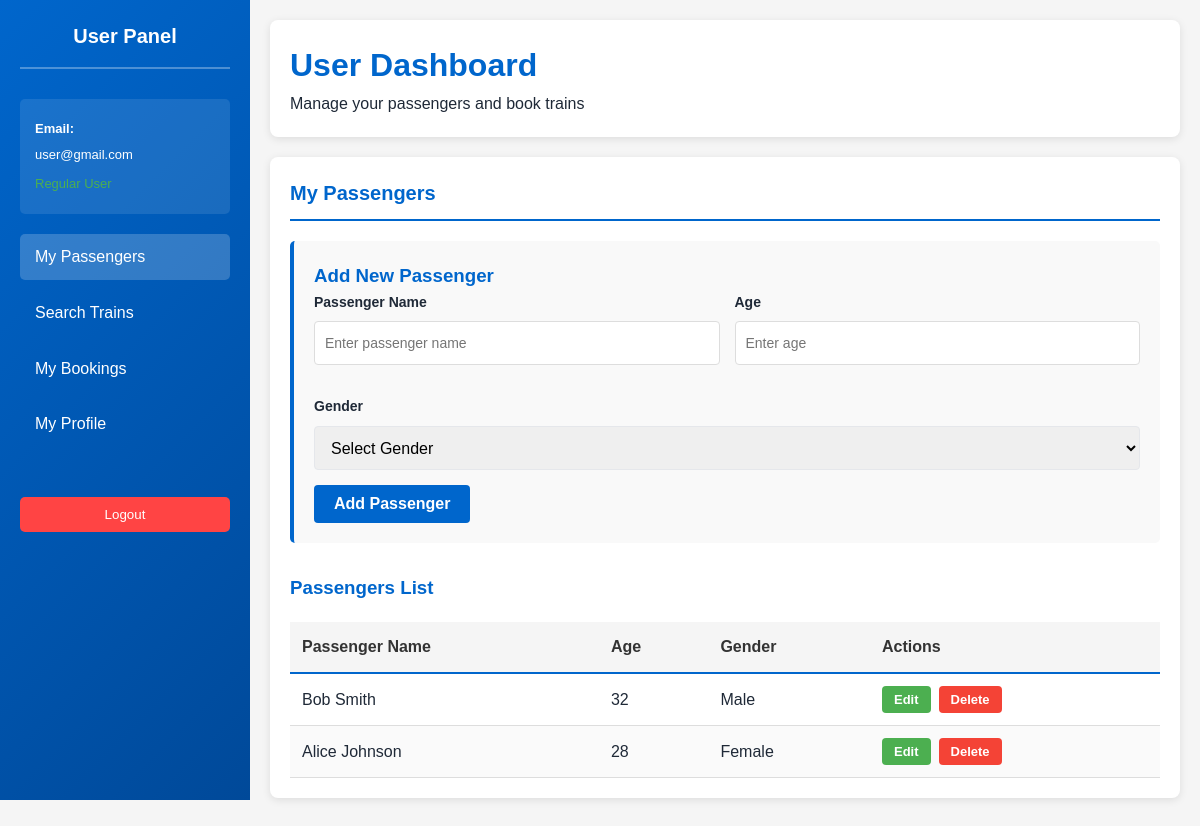
/user_dashboard.php (signed in), run on the app's committed database.
### tables this page shows
CREATE TABLE PASSENGER (
    PassengerID INT PRIMARY KEY AUTO_INCREMENT,
    UserID INT NOT NULL,
    PassengerName VARCHAR(100) NOT NULL,
    Age INT NOT NULL,
    Gender ENUM('Male', 'Female', 'Other') NOT NULL,
    CreatedAt TIMESTAMP DEFAULT CURRENT_TIMESTAMP,
    FOREIGN KEY (UserID) REFERENCES USERS(UserID) ON DELETE CASCADE
);

### user_dashboard.php (the view, shortened to what this page needs)
<?php
$servername = "localhost";
$username = "root";
$password = "";
$dbname = "train_booking";
$conn = new mysqli($servername, $username, $password, $dbname);
$user_id = $_SESSION['user_id'];
$user_email = $_SESSION['email'];
?>
<!DOCTYPE html>
<html lang="en">
<head>
    <link rel="stylesheet" href="style.css">
</head>
<body>
    <div class="user-container">
        <div class="sidebar">
            <h2>User Panel</h2>
            <div class="user-info">
                <p><strong>Email:</strong></p>
                <p><?php echo htmlspecialchars($user_email); ?></p>
                <p style="color: #4CAF50; margin-top: 8px;">Regular User</p>
            </div>
            <ul class="sidebar-menu">
                <li><a href="user_dashboard.php" class="active">My Passengers</a></li>
                <li><a href="search.php">Search Trains</a></li>
                <li><a href="bookings.php">My Bookings</a></li>
                <li><a href="profile.php">My Profile</a></li>
            </ul>
            <form method="POST" action="logout.php" style="margin: 0;">
                <button type="submit" class="logout-btn">Logout</button>
            </form>
        </div>
        <div class="main-content">
            <div class="dashboard-header">
                <h1>User Dashboard</h1>
                <p>Manage your passengers and book trains</p>
            </div>
            <div class="content-section active" id="passengers">
                <h2 class="section-title">My Passengers</h2>
                <div class="form-section">
                    <h3 style="margin-top: 0; color: #0066cc;">Add New Passenger</h3>
                    <form method="POST" action="">
                        <div class="form-row">
                            <div class="form-group">
                                <label for="passenger_name">Passenger Name</label>
                                <input type="text" id="passenger_name" name="passenger_name" required placeholder="Enter passenger name">
                            </div>
                            <div class="form-group">
                                <label for="age">Age</label>
                                <input type="number" id="age" name="age" required placeholder="Enter age" min="1" max="120">
                            </div>
                        </div>
                        <div class="form-group">
                            <label for="gender">Gender</label>
                            <select id="gender" name="gender" required>
                                <option value="">Select Gender</option>
                            </select>
                        </div>
                        <button type="submit" name="add_passenger" class="btn btn-primary">Add Passenger</button>
                    </form>
                </div>
                <h3 style="color: #0066cc; margin-top: 30px;">Passengers List</h3>
                <table>
                    <thead>
                        <tr>
                            <th>Passenger Name</th>
                            <th>Age</th>
                            <th>Gender</th>
                            <th>Actions</th>
                        </tr>
                    </thead>
                    <tbody>
                        <?php
                        $passengers_result = mysqli_query($conn, "SELECT * FROM PASSENGER WHERE UserID = $user_id ORDER BY PassengerID DESC");
                        if (mysqli_num_rows($passengers_result) > 0) {
                            while ($passenger = mysqli_fetch_assoc($passengers_result)) {
                                echo '<tr>';
                                echo '<td>' . htmlspecialchars($passenger['PassengerName']) . '</td>';
                                echo '<td>' . htmlspecialchars($passenger['Age']) . '</td>';
                                echo '<td>' . htmlspecialchars($passenger['Gender']) . '</td>';
                                echo '<td>';
                                echo '<div class="action-buttons">';
                                echo '<button class="btn btn-edit" onclick="editPassenger(' . $passenger['PassengerID'] . ', \'' . addslashes($passenger['PassengerName']) . '\', ' . $passenger['Age'] . ', \'' . $passenger['Gender'] . '\')">Edit</button>';
                                echo '<form method="POST" action="" style="display: inline;">';
                                echo '<button type="submit" name="delete_passenger" class="btn btn-delete" onclick="return confirm(\'Are you sure?\')">Delete</button>';
                                echo '</form>';
                                echo '</div>';
                                echo '</td>';
                                echo '</tr>';
                            }
                        } else {
                            echo '<tr><td colspan="4" style="text-align: center; color: #999;">No passengers added yet</td></tr>';
                        }
                        ?>
                    </tbody>
                </table>
            </div>
        </div>
    </div>
</body>
</html>

### style.css (style rules this page uses)
* { margin: 0; padding: 0; box-sizing: border-box; }
:root { --primary-color: #2563eb; --secondary-color: #1e40af; --success-color: #10b981; --danger-color: #ef4444; --warning-color: #f59e0b; --light-gray: #f3f4f6; --dark-gray: #4b5563; --text-color: #1f2937; --border-color: #e5e7eb; }
body { font-family: 'Segoe UI', Tahoma, Geneva, Verdana, sans-serif; color: var(--text-color); background-image: url('rail.gif'); background-size: cover; background-attachment: fixed; background-repeat: no-repeat; background-position: center center; line-height: 1.6; }
.form-group { display: flex; flex-direction: column; }
.form-group label { margin-bottom: 0.5rem; font-weight: 600; color: var(--text-color); }
.form-group input, .form-group select, .form-group textarea { padding: 0.75rem; border: 1px solid var(--border-color); border-radius: 4px; font-size: 1rem; font-family: inherit; transition: border-color 0.3s ease, box-shadow 0.3s ease; }
.form-group input, .form-group select { height: 44px; }
.btn { padding: 0.75rem 1.5rem; border: none; border-radius: 4px; font-size: 1rem; cursor: pointer; transition: all 0.3s ease; font-weight: 600; text-decoration: none; display: inline-block; }
.btn-primary { background-color: var(--primary-color); color: white; }
a { color: var(--primary-color); text-decoration: none; transition: color 0.3s ease; }

### user_dashboard.php (style rules this page uses)
* { margin: 0; padding: 0; box-sizing: border-box; }
body { background: #f5f5f5; font-family: 'Arial', sans-serif; }
.user-container { display: flex; min-height: 100vh; }
.sidebar { width: 250px; background: linear-gradient(135deg, #0066cc, #004999); color: white; padding: 20px; position: fixed; height: 100vh; overflow-y: auto; }
.sidebar h2 { margin: 0 0 30px 0; font-size: 20px; text-align: center; border-bottom: 2px solid rgba(255,255,255,0.3); padding-bottom: 15px; }
.sidebar-menu { list-style: none; margin: 0 0 30px 0; padding: 0; }
.sidebar-menu li { margin-bottom: 10px; }
.sidebar-menu a { color: white; text-decoration: none; display: block; padding: 10px 15px; border-radius: 5px; transition: background 0.3s; cursor: pointer; }
.sidebar-menu a:hover, .sidebar-menu a.active { background: rgba(255,255,255,0.2); }
.user-info { background: rgba(255,255,255,0.1); padding: 15px; border-radius: 5px; margin-bottom: 20px; }
.user-info p { margin: 5px 0; font-size: 13px; }
.logout-btn { width: 100%; padding: 10px; background: #ff4444; color: white; border: none; border-radius: 5px; cursor: pointer; margin-top: 20px; transition: background 0.3s; }
.main-content { margin-left: 250px; flex: 1; padding: 20px; }
.dashboard-header { background: white; padding: 20px; border-radius: 8px; box-shadow: 0 2px 8px rgba(0,0,0,0.1); margin-bottom: 20px; }
.dashboard-header h1 { margin: 0; color: #0066cc; }
.content-section { background: white; padding: 20px; border-radius: 8px; box-shadow: 0 2px 8px rgba(0,0,0,0.1); margin-bottom: 20px; display: none; }
.content-section.active { display: block; }
.section-title { color: #0066cc; font-size: 20px; margin: 0 0 20px 0; border-bottom: 2px solid #0066cc; padding-bottom: 10px; }
.form-section { background: #f9f9f9; padding: 20px; border-radius: 5px; margin-bottom: 20px; border-left: 4px solid #0066cc; }
.form-group { margin-bottom: 15px; }
.form-row { display: grid; grid-template-columns: repeat(auto-fit, minmax(200px, 1fr)); gap: 15px; margin-bottom: 15px; }
label { display: block; margin-bottom: 5px; color: #333; font-weight: 600; font-size: 14px; }
input[type="text"], input[type="email"], input[type="number"], input[type="date"], select, textarea { width: 100%; padding: 10px; border: 1px solid #ddd; border-radius: 4px; font-size: 14px; font-family: 'Arial', sans-serif; }
.btn { padding: 10px 20px; border: none; border-radius: 4px; cursor: pointer; font-weight: 600; transition: all 0.3s; }
.btn-primary { background: #0066cc; color: white; }
.btn-edit { background: #4CAF50; color: white; padding: 6px 12px; font-size: 13px; }
.btn-delete { background: #f44336; color: white; padding: 6px 12px; font-size: 13px; }
table { width: 100%; border-collapse: collapse; margin-top: 20px; }
table thead { background: #f5f5f5; }
table th { padding: 12px; text-align: left; font-weight: 600; color: #333; border-bottom: 2px solid #0066cc; }
table td { padding: 12px; border-bottom: 1px solid #ddd; }
table tbody tr:nth-child(even) { background: #fafafa; }
.action-buttons { display: flex; gap: 8px; }

### data on the page
passenger: PassengerName "Bob Smith", Age "32", Gender "Male"
passenger: PassengerName "Alice Johnson", Age "28", Gender "Female"

### other printed values
$user_email "user@gmail.com"
